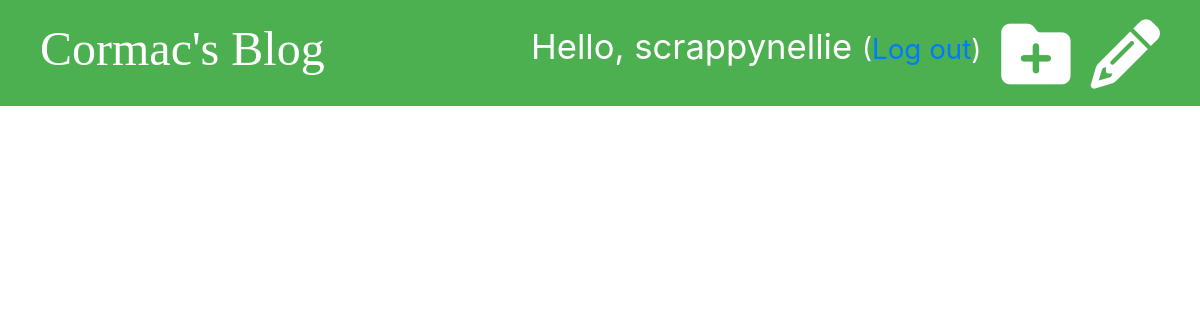
Page /drafts/ (signed in) on the earlier database version.
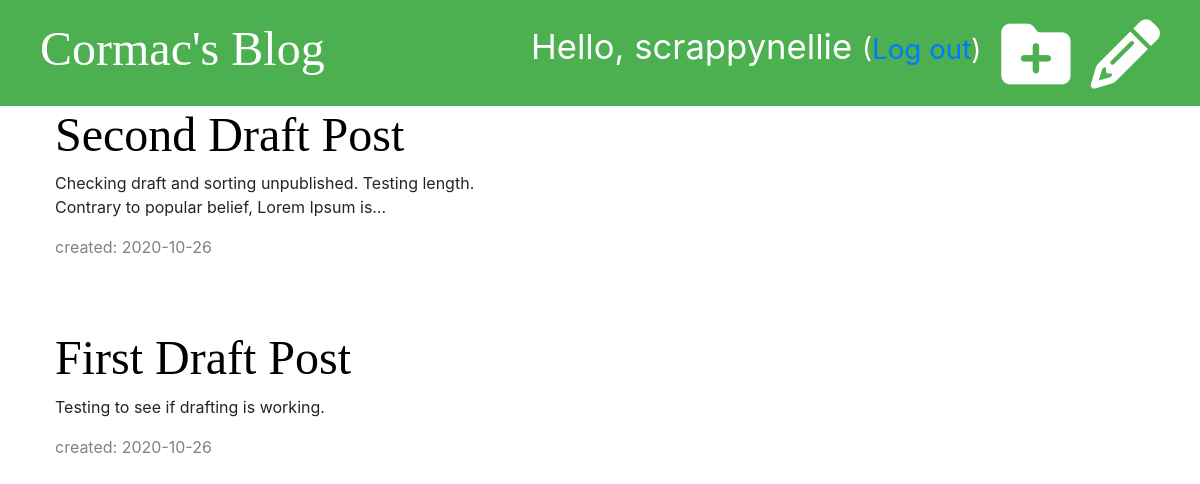
Same page on the later database version.
### blog/models.py (models this page shows, shortened)
class Post(models.Model):
    author = models.ForeignKey('auth.User', on_delete=models.CASCADE)
    title = models.CharField(max_length=200)
    text = models.TextField()
    created_date = models.DateTimeField(default=timezone.now)
    published_date = models.DateTimeField(blank=True, null=True)

### blog/views.py (the view)
# urls.py: path('drafts/', views.post_draft_list, name='post_draft_list'),
@login_required
def post_draft_list(request):
    posts = Post.objects.filter(published_date__isnull=True).order_by('-created_date')
    stuff_for_frontend = {'posts': posts}
    return render(request, 'blog/post_draft_list.html', stuff_for_frontend)

### blog/templates/blog/post_draft_list.html (shortened to what this page needs)
{% extends 'blog/base.html' %}
{% block content %}
    {% for post in posts %}
        <div class="post">
            <h1><a href="{% url 'post_detail' pk=post.pk %}">{{ post.title }}</a></h1>
            <p>{{ post.text|truncatechars:100|linebreaksbr }}</p>
            <p class="date">created: {{ post.created_date|date:'Y-m-d'|linebreaksbr }}</p>
        </div>
    {% endfor %}
{% endblock %}

Differences in the rows shown:
added Post: title "Second Draft Post", text "Checking draft and sorting unpublished. Testing length. Contrary to popular belief, Lorem Ipsum is…", created_date "2020-10-26"
added Post: title "First Draft Post", text "Testing to see if drafting is working.", created_date "2020-10-26"
